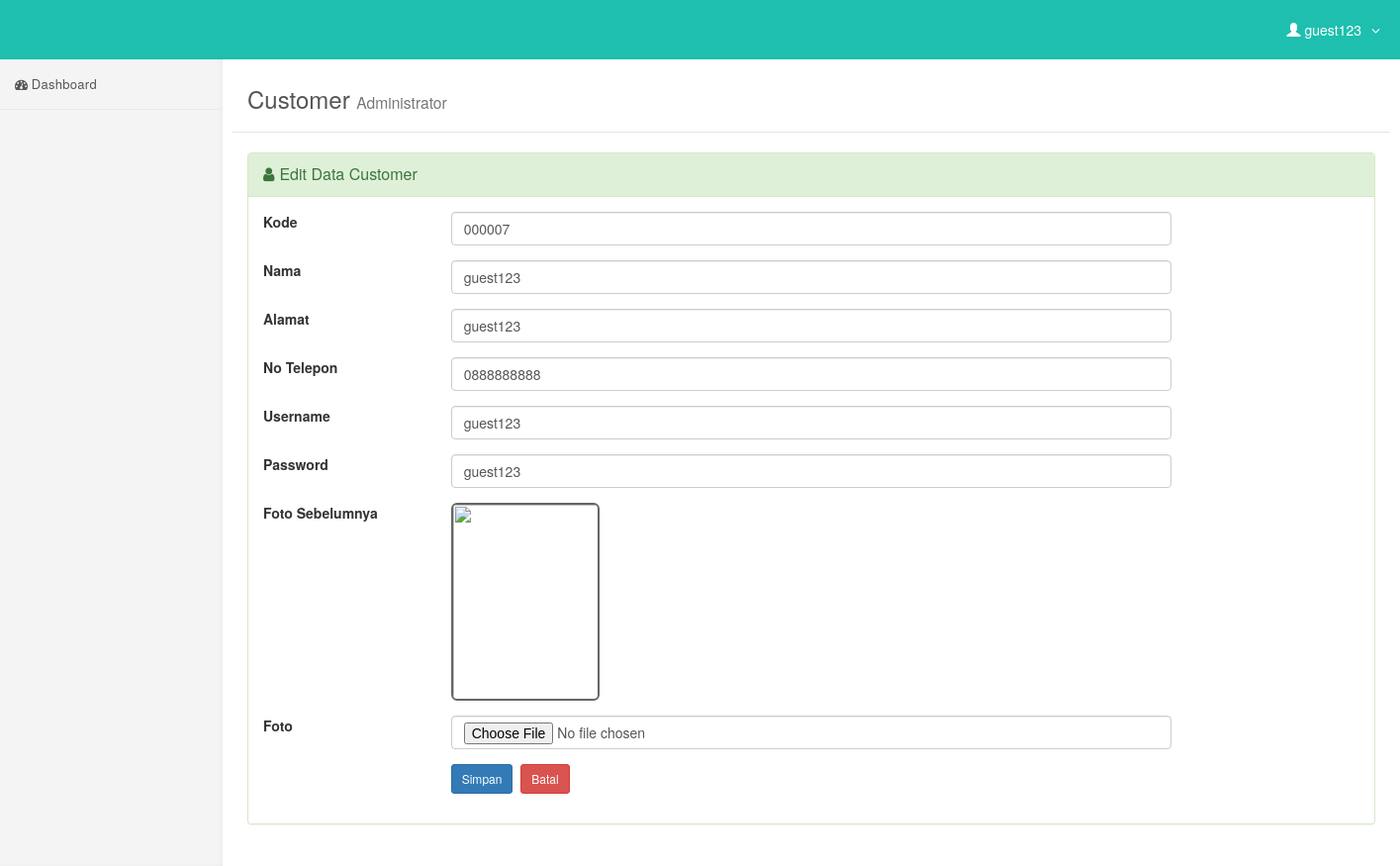
/customer/edit-customer.php?hal=edit&kd_cus=000007 (signed in), run on the app's committed database.
### tables this page shows
CREATE TABLE `customer` (
  `kd_cus` varchar(10) NOT NULL,
  `nama` varchar(30) NOT NULL,
  `alamat` varchar(50) NOT NULL,
  `no_telp` varchar(15) NOT NULL,
  `username` varchar(15) NOT NULL,
  `password` varchar(15) NOT NULL,
  `gambar` varchar(100) NOT NULL
);

### customer/edit-customer.php (the view)
<?php include('header.php'); ?>
    <div id="page-wrapper">
        <div class="content-header">
            <div class="container">
                <h3>Customer <small>Administrator</small></h3>
            </div>
        </div>
        <div class="container-fluid">
            <div class="row">
                <?php
                $kd = $_GET['kd_cus'];
                $sql = mysqli_query($koneksi, "SELECT * FROM customer WHERE kd_cus='$kd'");
                if(mysqli_num_rows($sql) == 0){
                  header("Location: customer.php");
                }else{
                  $row = mysqli_fetch_assoc($sql);
                }
                ?>
                <div class="col-md-12">
                    <div class="panel panel-success">
                        <div class="panel-heading">
                            <div class="panel-title"><i class="fa fa-user"></i>Edit Data Customer </div>
                        </div>
                        <div class="panel-body">
                            <div class="form-panel">
                            <form class="form-horizontal style-form" action="update-customer.php" method="post" enctype="multipart/form-data" name="form1" id="form1">
                              <div class="form-group">
                                  <label class="col-sm-2 col-sm-2">Kode</label>
                                  <div class="col-sm-8">
                                      <input name="kd_cust" type="text" id="kd_cust" value="<?php echo $row['kd_cus']; ?>" class="form-control" autocomplete="off" placeholder="Auto Number Tidak perlu di isi"/>
                                  </div>
                              </div>
                              <div class="form-group">
                                  <label class="col-sm-2 col-sm-2">Nama</label>
                                  <div class="col-sm-8">
                                <input name="nama" type="text" id="nama" value="<?php echo $row['nama']; ?>" class="form-control" autocomplete="off" placeholder="Nama Customer" autocomplete="off" required />
                                </div>
                              </div>
                              <div class="form-group">
                                  <label class="col-sm-2 col-sm-2">Alamat</label>
                                  <div class="col-sm-8">
                                <input name="alamat" type="text" id="alamat" value="<?php echo $row['alamat']; ?>" class="form-control" autocomplete="off" placeholder="Alamat Customer" autocomplete="off" required />
                                </div>
                              </div>
                              <div class="form-group">
                                  <label class="col-sm-2 col-sm-2">No Telepon</label>
                                  <div class="col-sm-8">
                                <input name="no_telp" type="text" id="no_telp" value="<?php echo $row['no_telp']; ?>" class="form-control" autocomplete="off" placeholder="No Telepon" autocomplete="off" required />
                                </div>
                              </div>
                              <div class="form-group">
                                  <label class="col-sm-2 col-sm-2">Username</label>
                                  <div class="col-sm-8">
                                <input name="username" type="text" id="username" value="<?php echo $row['username']; ?>" class="form-control" autocomplete="off" placeholder="Username" autocomplete="off" required />
                                </div>
                              </div>
                              <div class="form-group">
                                  <label class="col-sm-2 col-sm-2">Password</label>
                                  <div class="col-sm-8">
                                <input name="password" type="text" id="password" value="<?php echo $row['password']; ?>" class="form-control" autocomplete="off" placeholder="Password" autocomplete="off" required />
                                </div>
                              </div>
                              <div class="form-group">
                                  <label class="col-sm-2 col-sm-2">Foto Sebelumnya</label>
                                  <div class="col-sm-8">
                                <img src="<?php echo $row['gambar']; ?>" class="img-rounded" width="150" height="200" style="border: 2px solid #666;" />
                                </div>
                              </div>
                              <div class="form-group">
                                  <label class="col-sm-2 col-sm-2">Foto</label>
                                  <div class="col-sm-8">
                                <input name="nama_file" type="file" id="nama_file" class="form-control" required />
                                </div>
                              </div>
                              <div class="form-group">
                                  <label class="col-sm-2 col-sm-2"></label>
                                  <div class="col-sm-10">
                                      <input type="submit" name="update" value="Simpan" class="btn btn-sm btn-primary" />&nbsp;
                                    <a href="index.php" class="btn btn-sm btn-danger">Batal </a>
                                  </div>
                              </div>
                          </form>
                          </div>
                        </div>
                    </div>
                </div>
            </div>
        </div>
    </div>
<?php include('footer.php'); ?>

### customer/header.php (style rules this page uses)
body { overflow-x: hidden; }
.fa { padding-right: 5px; }
.content-header { background: #fff; border-bottom: 1px solid rgba(0, 0, 0, 0.1); padding: 15px 0; margin-bottom: 20px; }
.content-header h3 { margin: 0px; color: #555; font-weight: 400; margin-bottom: 5px !important; }
@media (min-width:768px) { body { margin-top: 50px; } }
#page-wrapper { width: 100%; padding: 0; background-color: #fff; }
@media (min-width:768px) { #page-wrapper { padding: 22px 10px; } }

### data on the page
customer: kd_cust "000007", nama "guest123", alamat "guest123", no_telp "0888888888", username "guest123", password "guest123"

### other printed values
$_SESSION['fullname'] "guest123"
